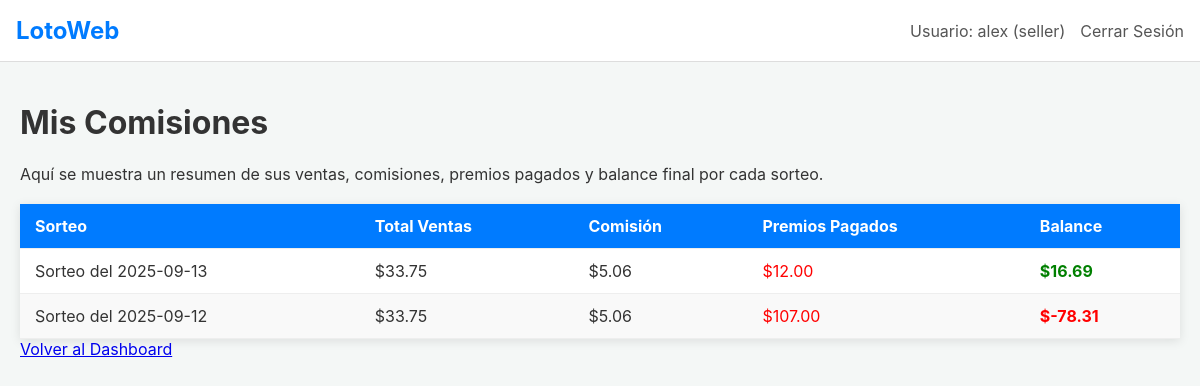
/my_commissions (signed in), run on the app's committed database.
### tables this page shows
CREATE TABLE users (
    id INTEGER PRIMARY KEY AUTOINCREMENT,
    username TEXT UNIQUE NOT NULL,
    password TEXT NOT NULL,
    role TEXT NOT NULL, -- 'admin' or 'seller'
    name TEXT,
    phone TEXT,
    province TEXT,
    commission_percentage REAL,
    join_date TIMESTAMP NOT NULL DEFAULT CURRENT_TIMESTAMP
);

CREATE TABLE raffles (
    id INTEGER PRIMARY KEY AUTOINCREMENT,
    raffle_date TIMESTAMP NOT NULL,
    first_prize TEXT,
    second_prize TEXT,
    third_prize TEXT,
    results_entered BOOLEAN NOT NULL DEFAULT 0
);

### app.py (the view)
@app.route('/my_commissions')
@seller_required
def my_commissions():
    conn = get_db_connection()
    seller_id = session['user_id']
    user = conn.execute('SELECT commission_percentage FROM users WHERE id = ?', (seller_id,)).fetchone()
    commission_percentage = user['commission_percentage'] if user else 0
    query = '''
        SELECT
            r.id as raffle_id,
            r.raffle_date,
            COALESCE(SUM(i.total_amount), 0) as total_sales,
            (SELECT COALESCE(SUM(w.total_payout), 0) FROM winners w WHERE w.seller_id = ? AND w.raffle_id = r.id) as total_winnings
        FROM raffles r
        LEFT JOIN invoices i ON r.id = i.raffle_id AND i.seller_id = ?
        WHERE r.results_entered = 1
        GROUP BY r.id
        ORDER BY r.raffle_date DESC
    '''
    report_data = conn.execute(query, (seller_id, seller_id)).fetchall()
    conn.close()
    processed_data = []
    for row in report_data:
        row_dict = dict(row)
        commission_amount = row_dict['total_sales'] * (commission_percentage / 100.0)
        balance = row_dict['total_sales'] - commission_amount - row_dict['total_winnings']
        row_dict['commission_amount'] = commission_amount
        row_dict['balance'] = balance
        processed_data.append(row_dict)
    return render_template('my_commissions.html', report_data=processed_data)

### app.py (called while the page is built)
def seller_required(f):
    @wraps(f)
    def decorated_function(*args, **kwargs):
        if 'user_id' not in session or session.get('user_role') != 'seller':
            flash('Acceso no autorizado.', 'danger')
            return redirect(url_for('login'))
        return f(*args, **kwargs)
    return decorated_function

### database.py (called while the page is built)
def get_db_connection():
    if 'DATABASE_URL' in os.environ:
        conn = psycopg2.connect(os.environ['DATABASE_URL'])
    else:
        conn = sqlite3.connect('lottery.db')
        conn.row_factory = sqlite3.Row
    return conn

### templates/my_commissions.html (shortened to what this page needs)
{% extends 'layout.html' %}
{% block content %}
<div class="header-bar">
    <h1>Mis Comisiones</h1>
</div>
<div class="card">
    <p>Aquí se muestra un resumen de sus ventas, comisiones, premios pagados y balance final por cada sorteo.</p>
</div>
<table>
    <thead>
        <tr>
            <th>Sorteo</th>
            <th>Total Ventas</th>
            <th>Comisión</th>
            <th>Premios Pagados</th>
            <th>Balance</th>
        </tr>
    </thead>
    <tbody>
        {% for item in report_data %}
        <tr>
            <td>Sorteo del {{ item.raffle_date.split(' ')[0] }}</td>
            <td>${{ '%.2f'|format(item.total_sales) }}</td>
            <td>${{ '%.2f'|format(item.commission_amount) }}</td>
            <td style="color: red;">${{ '%.2f'|format(item.total_winnings) }}</td>
            <td style="font-weight: bold; color: {{ 'green' if item.balance >= 0 else 'red' }};">
                ${{ '%.2f'|format(item.balance) }}
            </td>
        </tr>
        {% else %}
        <tr>
            <td colspan="5">No hay datos de comisiones para mostrar.</td>
        </tr>
        {% endfor %}
    </tbody>
</table>
<a href="{{ url_for('seller_dashboard') }}" class="btn-back">Volver al Dashboard</a>
{% endblock %}

### templates/layout.html (shortened to what this page needs)
<!doctype html>
<html lang="es">
  <head>
    <link rel="stylesheet" href="{{ url_for('static', filename='style.css') }}">
  </head>
  <body>
    <nav class="navbar">
        <a href="{{ url_for('index') }}" class="navbar-brand">LotoWeb</a>
        {% if 'user_id' in session %}
            <div class="navbar-menu">
                <span class="navbar-item">Usuario: {{ session['username'] }} ({{ session['user_role'] }})</span>
                <a href="{{ url_for('logout') }}" class="navbar-item">Cerrar Sesión</a>
            </div>
        {% endif %}
    </nav>
    <div class="container">
        {% block content %}{% endblock %}
    </div>
  </body>
</html>

### static/style.css (style rules this page uses)
body { font-family: -apple-system, BlinkMacSystemFont, "Segoe UI", Roboto, "Helvetica Neue", Arial, sans-serif; margin: 0; background-color: #f4f7f6; color: #333; }
.container { padding: 20px; max-width: 1200px; margin: 0 auto; }
.navbar { background-color: #ffffff; padding: 1rem; border-bottom: 1px solid #ddd; display: flex; justify-content: space-between; align-items: center; }
.navbar-brand { font-size: 1.5rem; font-weight: bold; color: #007bff; text-decoration: none; }
.navbar-menu { display: flex; align-items: center; }
.navbar-item { margin-left: 15px; color: #555; text-decoration: none; }
table { width: 100%; border-collapse: collapse; margin-top: 20px; background: #fff; box-shadow: 0 2px 10px rgba(0,0,0,0.1); }
tr { border-bottom: 1px solid #eee; }
th, td { text-align: left; padding: 12px 15px; }
thead { background-color: #007bff; color: #fff; }
tbody tr:nth-child(even) { background-color: #f9f9f9; }

### data on the page
users: username "alex", user_role "seller"
raffles: raffle_date "2025-09-13", total_sales "33.75", commission_amount "5.06", total_winnings "12.00", balance "16.69"
raffles: raffle_date "2025-09-12", total_sales "33.75", commission_amount "5.06", total_winnings "107.00", balance "-78.31"
